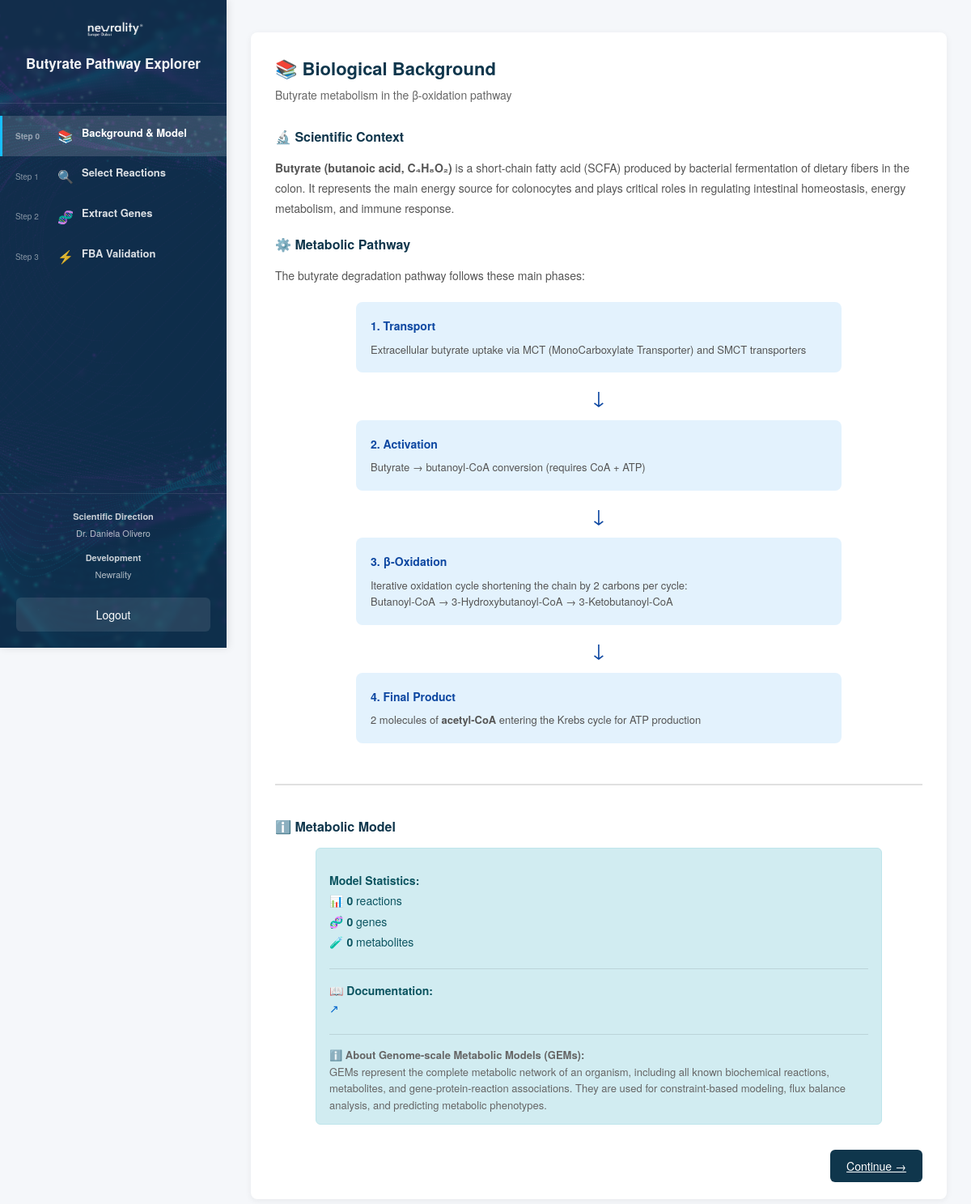
/dashboard.php (signed in), run on an earlier commit of the app's database.
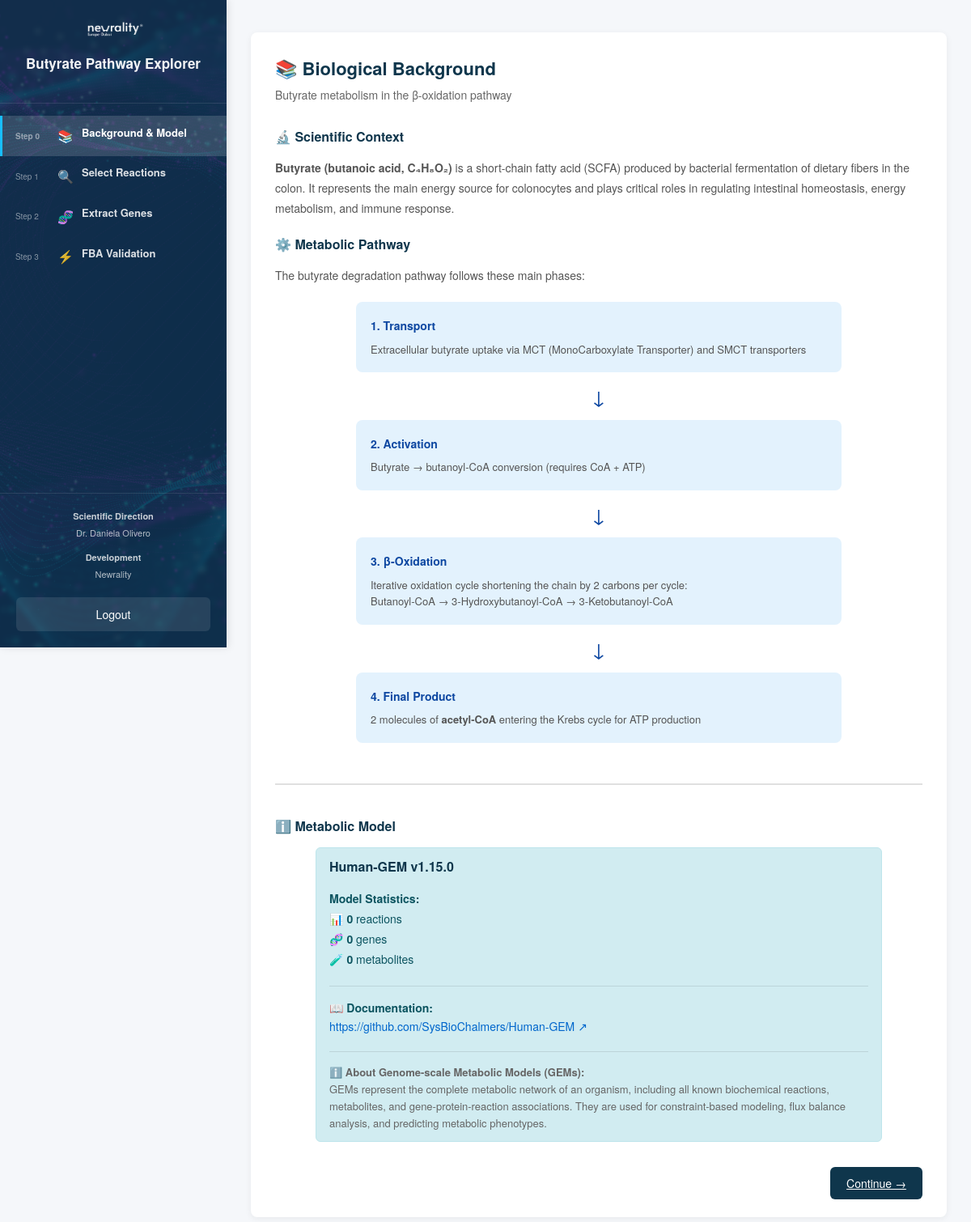
And on a later commit of the database.
### tables this page shows
CREATE TABLE models (
    id INT PRIMARY KEY AUTO_INCREMENT,
    name VARCHAR(100) NOT NULL,
    version VARCHAR(50) NOT NULL,
    github_url TEXT,
    imported_at TIMESTAMP DEFAULT CURRENT_TIMESTAMP,
    UNIQUE KEY unique_model (name, version)
);

### steps/step0.php (the view)
<div class="step-container">
    <h1 class="step-title">📚 Biological Background</h1>
    <p class="step-subtitle">Butyrate metabolism in the β-oxidation pathway</p>
    <div style="margin-top: 30px;">
        <h3 style="color: #0f364c; margin-bottom: 15px;">🔬 Scientific Context</h3>
        <p style="line-height: 1.8; color: #555; margin-bottom: 20px;">
            <strong>Butyrate (butanoic acid, C₄H₈O₂)</strong> is a short-chain fatty acid (SCFA)
            produced by bacterial fermentation of dietary fibers in the colon.
            It represents the main energy source for colonocytes and plays critical roles in regulating
            intestinal homeostasis, energy metabolism, and immune response.
        </p>
        <h3 style="color: #0f364c; margin-bottom: 15px;">⚙️ Metabolic Pathway</h3>
        <p style="line-height: 1.8; color: #555; margin-bottom: 20px;">
            The butyrate degradation pathway follows these main phases:
        </p>
        <div style="max-width: 600px; margin: 0 auto 20px;">
            <div style="background: #e3f2fd; padding: 18px; border-radius: 8px;">
                <div style="font-weight: 600; color: #0d47a1; margin-bottom: 8px; font-size: 14px;">1. Transport</div>
                <div style="color: #555; font-size: 13px; line-height: 1.6;">
                    Extracellular butyrate uptake via MCT (MonoCarboxylate Transporter) and SMCT transporters
                </div>
            </div>
            <div style="text-align: center; color: #0d47a1; font-size: 24px; margin: 10px 0;">↓</div>
            <div style="background: #e3f2fd; padding: 18px; border-radius: 8px;">
                <div style="font-weight: 600; color: #0d47a1; margin-bottom: 8px; font-size: 14px;">2. Activation</div>
                <div style="color: #555; font-size: 13px; line-height: 1.6;">
                    Butyrate → butanoyl-CoA conversion (requires CoA + ATP)
                </div>
            </div>
            <div style="text-align: center; color: #0d47a1; font-size: 24px; margin: 10px 0;">↓</div>
            <div style="background: #e3f2fd; padding: 18px; border-radius: 8px;">
                <div style="font-weight: 600; color: #0d47a1; margin-bottom: 8px; font-size: 14px;">3. β-Oxidation</div>
                <div style="color: #555; font-size: 13px; line-height: 1.6;">
                    Iterative oxidation cycle shortening the chain by 2 carbons per cycle:<br>
                    Butanoyl-CoA → 3-Hydroxybutanoyl-CoA → 3-Ketobutanoyl-CoA
                </div>
            </div>
            <div style="text-align: center; color: #0d47a1; font-size: 24px; margin: 10px 0;">↓</div>
            <div style="background: #e3f2fd; padding: 18px; border-radius: 8px;">
                <div style="font-weight: 600; color: #0d47a1; margin-bottom: 8px; font-size: 14px;">4. Final Product</div>
                <div style="color: #555; font-size: 13px; line-height: 1.6;">
                    2 molecules of <strong>acetyl-CoA</strong> entering the Krebs cycle for ATP production
                </div>
            </div>
        </div>
        <div style="margin-top: 50px; padding-top: 40px; border-top: 2px solid #e0e0e0;">
            <h3 style="color: #0f364c; margin-bottom: 15px;">ℹ️ Metabolic Model</h3>
            <?php
            $pdo = getDbConnection();
            $stmt = $pdo->query("SELECT * FROM models WHERE id = 1");
            $model = $stmt->fetch();
            $stmt = $pdo->query("SELECT COUNT(*) as count FROM reactions WHERE model_id = 1");
            $reactions = $stmt->fetch()['count'];
            $stmt = $pdo->query("SELECT COUNT(*) as count FROM genes WHERE model_id = 1");
            $genes = $stmt->fetch()['count'];
            $stmt = $pdo->query("SELECT COUNT(*) as count FROM metabolites WHERE model_id = 1");
            $metabolites = $stmt->fetch()['count'];
            ?>
            <div class="alert alert-info" style="max-width: 700px; margin: 0 auto;">
                <h4 style="color: #0f364c; margin-top: 0; font-size: 16px;">
                    <?= htmlspecialchars($model['name']) ?> <?= htmlspecialchars($model['version']) ?>
                </h4>
                <div style="margin-top: 15px; font-size: 14px; line-height: 1.8;">
                    <strong>Model Statistics:</strong><br>
                    📊 <strong><?= number_format($reactions) ?></strong> reactions<br>
                    🧬 <strong><?= number_format($genes) ?></strong> genes<br>
                    🧪 <strong><?= number_format($metabolites) ?></strong> metabolites
                </div>
                <div style="margin-top: 20px; padding-top: 15px; border-top: 1px solid rgba(0,0,0,0.1);">
                    <strong>📖 Documentation:</strong><br>
                    <a href="<?= htmlspecialchars($model['github_url']) ?>" target="_blank" style="color: #0066cc; text-decoration: none;">
                        <?= htmlspecialchars($model['github_url']) ?> ↗
                    </a>
                </div>
                <div style="margin-top: 20px; padding-top: 15px; border-top: 1px solid rgba(0,0,0,0.1); color: #666; font-size: 13px;">
                    <strong>ℹ️ About Genome-scale Metabolic Models (GEMs):</strong><br>
                    GEMs represent the complete metabolic network of an organism, including all known biochemical reactions, metabolites, and gene-protein-reaction associations.
                    They are used for constraint-based modeling, flux balance analysis, and predicting metabolic phenotypes.
                </div>
            </div>
        </div>
        <div style="margin-top: 40px; text-align: right;">
            <a href="?step=1" class="btn btn-primary">Continue →</a>
        </div>
    </div>
</div>

### dashboard.php (shortened to what this page needs)
<?php
$currentStep = isset($_GET['step']) ? (int)$_GET['step'] : 0;
$currentStep = max(0, min(3, $currentStep));
$steps = [
    0 => ['title' => 'Background & Model', 'icon' => '📚', 'file' => 'steps/step0.php'],
    1 => ['title' => 'Select Reactions', 'icon' => '🔍', 'file' => 'steps/step2.php'],
    2 => ['title' => 'Extract Genes', 'icon' => '🧬', 'file' => 'steps/step3.php'],
    3 => ['title' => 'FBA Validation', 'icon' => '⚡', 'file' => 'steps/step4.php'],
];
?>
<!DOCTYPE html>
<html lang="it">
<head>
    <link rel="stylesheet" href="styles.css">
</head>
<body>
    <div class="app-container">
        <aside class="sidebar">
            <div class="sidebar-header">
                <img src="assets/newrality.png" alt="Logo" class="sidebar-logo">
                <h2><?= APP_NAME ?></h2>
            </div>
            <nav class="sidebar-nav">
                <?php foreach ($steps as $stepNum => $stepInfo): ?>
                    <a href="?step=<?= $stepNum ?>"
                       class="step-item <?= $stepNum === $currentStep ? 'active' : '' ?>">
                        <span class="step-number">Step <?= $stepNum ?></span>
                        <span class="step-icon"><?= $stepInfo['icon'] ?></span>
                        <span class="step-title"><?= $stepInfo['title'] ?></span>
                    </a>
                <?php endforeach; ?>
            </nav>
            <div class="sidebar-footer">
                <div style="font-size: 11px; opacity: 0.85; margin-bottom: 20px; line-height: 1.5; text-align: center;">
                    <div style="font-weight: 600; margin-bottom: 4px; color: rgba(255,255,255,0.9);">Scientific Direction</div>
                    <div style="color: rgba(255,255,255,0.8);">Dr. Daniela Olivero</div>
                    <div style="font-weight: 600; margin-top: 14px; margin-bottom: 4px; color: rgba(255,255,255,0.9);">Development</div>
                    <div style="color: rgba(255,255,255,0.8);">Newrality</div>
                </div>
                <a href="logout.php" class="btn-logout">Logout</a>
            </div>
        </aside>
        <main class="main-content">
            <div class="content-wrapper">
                <?php
                $stepFile = $steps[$currentStep]['file'];
                if (file_exists($stepFile)) {
                    include $stepFile;
                } else {
                    echo '<div class="error">Step non trovato</div>';
                }
                ?>
            </div>
        </main>
    </div>
</body>
</html>

### styles.css (style rules this page uses)
* { margin: 0; padding: 0; box-sizing: border-box; }
body { font-family: "Helvetica Neue", Arial, sans-serif; background: #f5f7fa; color: #333; font-size: 14px; line-height: 1.6; }
.app-container { display: flex; min-height: 100vh; }
.sidebar { position: fixed; left: 0; top: 0; width: 280px; height: 100vh; background: url('assets/3070961.jpg') center center / cover no-repeat; color: white; display: flex; flex-direction: column; box-shadow: 2px 0 10px rgba(0, 0, 0, 0.1); overflow-y: auto; }
.sidebar::before { content: ''; position: absolute; top: 0; left: 0; width: 100%; height: 100%; background: rgba(15, 54, 76, 0.85); z-index: 0; }
.sidebar-header { padding: 25px 20px; border-bottom: 1px solid rgba(255, 255, 255, 0.1); text-align: center; position: relative; z-index: 1; }
.sidebar-logo { width: 80px; height: auto; margin-bottom: 12px; filter: brightness(0) invert(1); }
.sidebar-header h2 { font-size: 17px; font-weight: 600; line-height: 1.4; opacity: 0.95; color: white; }
.sidebar-nav { flex: 1; padding: 15px 0; position: relative; z-index: 1; }
.step-item { display: flex; align-items: center; gap: 10px; padding: 12px 16px; color: rgba(255, 255, 255, 0.85); text-decoration: none; transition: all 0.2s; border-left: 3px solid transparent; }
.step-item.active { background: rgba(255, 255, 255, 0.15); color: white; border-left-color: #18beff; font-weight: 600; }
.step-number { font-size: 10px; opacity: 0.7; min-width: 42px; color: rgba(255, 255, 255, 0.7); }
.step-icon { font-size: 16px; }
.sidebar .step-title { font-size: 13px; flex: 1; color: inherit; }
.sidebar-footer { padding: 20px; border-top: 1px solid rgba(255, 255, 255, 0.1); position: relative; z-index: 1; }
.btn-logout { display: block; padding: 10px; background: rgba(255, 255, 255, 0.1); color: white; text-align: center; text-decoration: none; border-radius: 6px; font-size: 14px; transition: background 0.2s; }
.main-content { margin-left: 280px; width: calc(100% - 280px); min-height: 100vh; overflow-y: auto; }
.content-wrapper { max-width: 1200px; margin: 0 auto; padding: 40px 30px; }
.step-container { background: white; padding: 30px; border-radius: 8px; box-shadow: 0 2px 8px rgba(0, 0, 0, 0.06); }
h1, .step-title { font-size: 22px; color: #0f364c; margin-bottom: 8px; font-weight: 600; line-height: 1.3; }
h2 { font-size: 18px; color: #0f364c; margin-bottom: 12px; font-weight: 600; line-height: 1.4; }
h3 { font-size: 16px; color: #0f364c; margin-bottom: 10px; font-weight: 600; line-height: 1.4; }
h4 { font-size: 14px; color: #333; margin-bottom: 8px; font-weight: 600; line-height: 1.4; }
p { margin-bottom: 12px; line-height: 1.7; }
.step-subtitle { font-size: 14px; color: #666; margin-bottom: 25px; line-height: 1.5; }
.btn { padding: 10px 20px; border: none; border-radius: 6px; font-size: 14px; font-weight: 500; cursor: pointer; transition: all 0.2s; }
.btn-primary { background: #0f364c; color: white; }
.alert { padding: 12px 16px; border-radius: 6px; margin-bottom: 20px; font-size: 14px; }
.alert-info { background: #d1ecf1; color: #0c5460; border: 1px solid #bee5eb; }

What changed in the data, as far as the page shows it:
added models: name "Human-GEM", version "v1.15.0", github_url "https://github.com/SysBioChalmers/Human-GEM"
